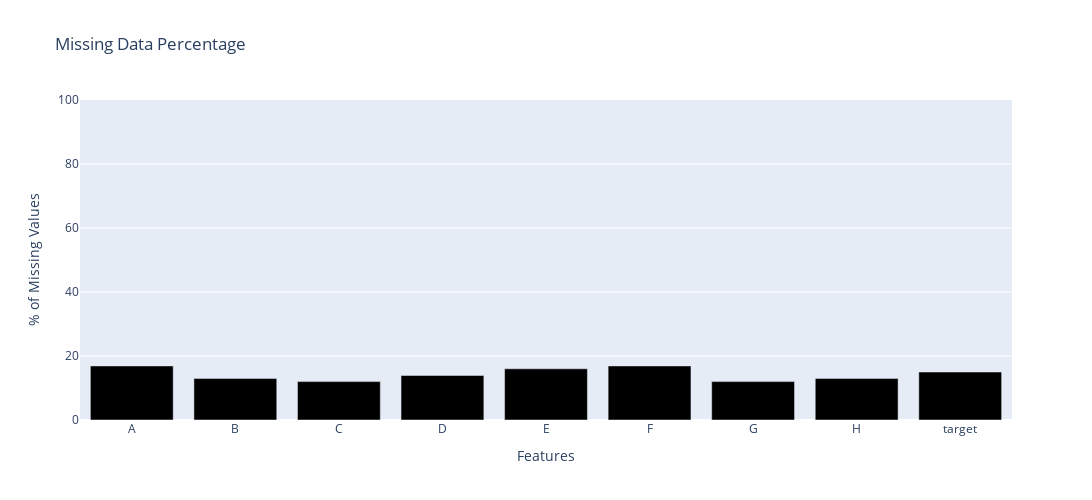
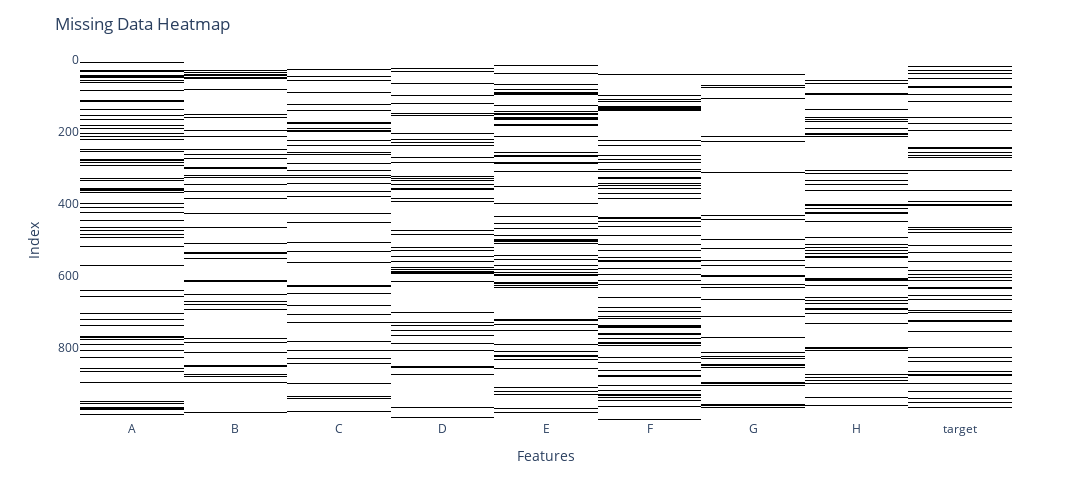

Notebook code for these charts, in order:
### Code cell
plt.style.use("ggplot")
importlib.reload(veda)

veda.viz_missing_interactive(df=data)

### Figure 1 — Plotly figure (JSON) as saved in the notebook; plotly's stock layout.template omitted (floating-point values rounded to 4 significant figures)
{"data": [{"alignmentgroup": "True", "hovertemplate": "variable=0<br>index=%{x}<br>value=%{y}<extra></extra>", "legendgroup": "0", "marker": {"color": "black", "pattern": {"shape": ""}}, "name": "0", "offsetgroup": "0", "orientation": "v", "showlegend": false, "textposition": "auto", "type": "bar", "x": ["A", "B", "C", "D", "E", "F", "G", "H", "target"], "xaxis": "x", "y": [16.9, 13, 12, 13.9, 16, 16.9, 12, 13, 15], "yaxis": "y"}], "layout": {"barmode": "relative", "height": 500, "legend": {"title": {"text": "variable"}, "tracegroupgap": 0}, "title": {"text": "Missing Data Percentage"}, "width": 1280, "xaxis": {"anchor": "y", "domain": [0, 1], "title": {"text": "Features"}}, "yaxis": {"anchor": "x", "domain": [0, 1], "range": [0, 100], "title": {"text": "% of Missing Values"}}}}

### Figure 2 — Plotly figure (JSON) as saved in the notebook; plotly's stock layout.template omitted (floating-point values rounded to 4 significant figures; data arrays with more than 128 entries replaced by an {"elided": "..."} marker saying what was removed)
{"data": [{"coloraxis": "coloraxis", "hovertemplate": "x: %{x}<br>y: %{y}<br>color: %{z}<extra></extra>", "name": "0", "type": "heatmap", "x": ["A", "B", "C", "D", "E", "F", "G", "H", "target"], "xaxis": "x", "y": {"elided": "1000 int values"}, "yaxis": "y", "z": {"elided": "1000x9 int values"}}], "layout": {"coloraxis": {"colorscale": [[0, "white"], [1, "black"]], "showscale": false}, "height": 500, "margin": {"t": 60}, "title": {"text": "Missing Data Heatmap"}, "width": 1280, "xaxis": {"anchor": "y", "constrain": "domain", "domain": [0, 1], "scaleanchor": "y", "title": {"text": "Features"}}, "yaxis": {"anchor": "x", "autorange": "reversed", "constrain": "domain", "domain": [0, 1], "title": {"text": "Index"}}}}
